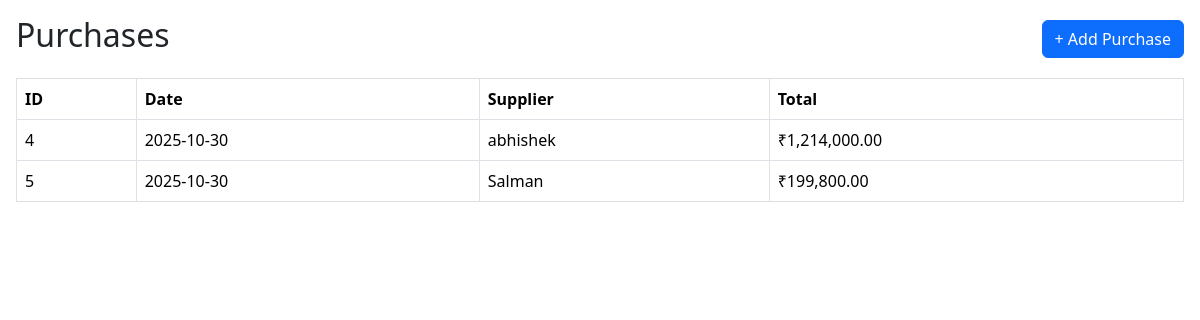
The app's page /purchases.php (signed in), older data.
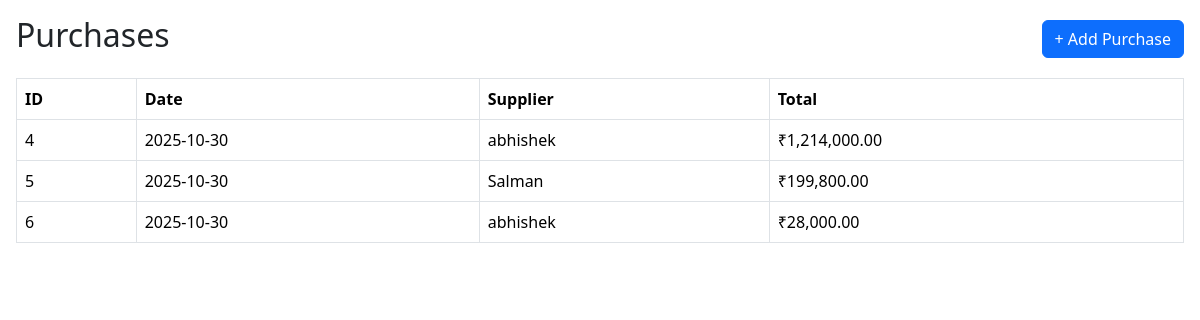
The same page, newer data.
### tables this page shows
CREATE TABLE IF NOT EXISTS `purchases` (
  `id` int NOT NULL AUTO_INCREMENT,
  `admin_id` int NOT NULL DEFAULT '1',
  `supplier_id` int NOT NULL,
  `purchase_date` date NOT NULL,
  `total_amount` decimal(12,2) NOT NULL DEFAULT '0.00',
  PRIMARY KEY (`id`),
  KEY `supplier_id` (`supplier_id`),
  KEY `idx_purchases_admin` (`admin_id`)
);

CREATE TABLE IF NOT EXISTS `suppliers` (
  `id` int NOT NULL AUTO_INCREMENT,
  `admin_id` int NOT NULL DEFAULT '1',
  `name` varchar(255) NOT NULL,
  `email` varchar(100) DEFAULT NULL,
  `phone` varchar(20) DEFAULT NULL,
  `street_address` varchar(255) DEFAULT NULL,
  `city` varchar(100) DEFAULT NULL,
  `pin_code` varchar(20) DEFAULT NULL,
  `state` varchar(100) DEFAULT NULL,
  PRIMARY KEY (`id`),
  KEY `idx_suppliers_admin` (`admin_id`)
);

### purchases.php (the view, shortened to what this page needs)
<?php
require 'db.php';
$admin_id = $_SESSION['admin_id'];
?>
<!DOCTYPE html>
<html lang="en">
<head>
  <link href="https://cdn.jsdelivr.net/npm/bootstrap@5.3.2/dist/css/bootstrap.min.css" rel="stylesheet">
</head>
<body class="p-3">
  <div class="d-flex justify-content-between align-items-center mb-3">
    <h2>Purchases</h2>
    <button class="btn btn-primary" data-bs-toggle="modal" data-bs-target="#addPurchaseModal">
      + Add Purchase
    </button>
  </div>
  <table class="table table-bordered">
    <thead>
      <tr>
        <th>ID</th>
        <th>Date</th>
        <th>Supplier</th>
        <th>Total</th>
      </tr>
    </thead>
    <tbody>
      <?php
      $stmt = $conn->prepare("SELECT p.id, p.purchase_date, p.total_amount, s.name AS supplier_name
              FROM purchases p
              LEFT JOIN suppliers s ON p.supplier_id = s.id
              WHERE p.admin_id = ?
              ORDER BY p.purchase_date DESC");
      $stmt->bind_param('i', $admin_id);
      $stmt->execute();
      $res = $stmt->get_result();
      if($res->num_rows > 0):
        while($row = $res->fetch_assoc()):
      ?>
      <tr>
        <td><?= $row['id'] ?></td>
        <td><?= $row['purchase_date'] ?></td>
        <td><?= htmlspecialchars($row['supplier_name'] ?? 'N/A') ?></td>
        <td>₹<?= number_format($row['total_amount'], 2) ?></td>
      </tr>
      <?php
        endwhile;
      else:
      ?>
      <tr><td colspan="4" style="text-align:center;">No purchases found.</td></tr>
      <?php
      endif;
      ?>
    </tbody>
  </table>
</body>
</html>

Row changes from the older to the newer data that the page shows:
added purchases: id "6", purchase_date "2025-10-30", supplier.name "abhishek", total_amount "28,000.00"
